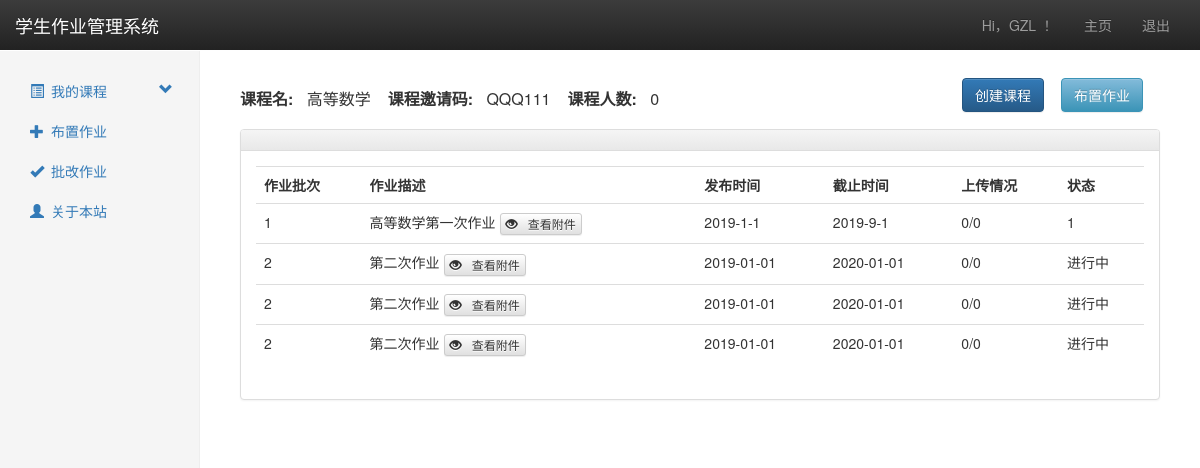
The app's page /t_class_section?course_id=QQQ111 (signed in), older data.
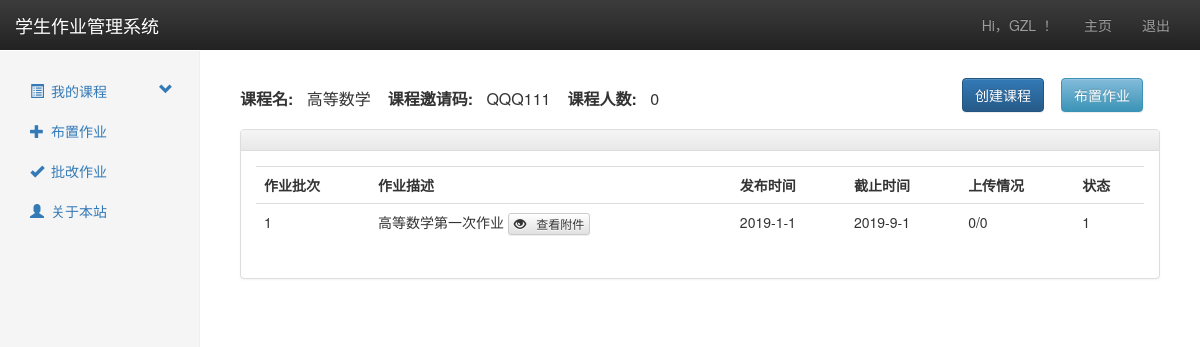
The same page, newer data.
### app/models.py (models this page shows, shortened)
class User(db.Model):
    __tablename__ = 'user'
    id = db.Column(db.String(54), primary_key=True)
    username = db.Column(db.String(54), unique=True)
    passwdhash = db.Column(db.String(54))
    identity = db.Column(db.String(4))
    created_courses = db.relationship("Course", back_populates="creator", lazy='dynamic')  # *****
    homeworks = db.relationship("Completion", back_populates="student", lazy='dynamic')  # *****
    joined_courses = db.relationship("ElectiveCourse", back_populates="student", lazy='dynamic')  # *****
    is_authenticated = True
    is_active = True
    is_anonymous = False
    def get_indentity(self):
        return self.identity

class Course(db.Model):
    __tablename__ = 'course'
    id = db.Column(db.String(54), primary_key=True)
    course_name = db.Column(db.String(54))
    creator_id = db.Column(db.String(54), db.ForeignKey('user.id'))  # *****
    creator = db.relationship("User", back_populates="created_courses")  # *****
    homeworks = db.relationship("HomeWork", back_populates="course", lazy='dynamic')
    students = db.relationship("ElectiveCourse", back_populates='joined_course', lazy='dynamic')

class HomeWork(db.Model):
    __tablename__ = 'homework'
    id = db.Column(db.Integer, primary_key=True)
    course_id = db.Column(db.String(54), db.ForeignKey('course.id'))
    batch = db.Column(db.Integer)
    homework_describe = db.Column(db.String(120))
    attach = db.Column(db.String(120))
    start_time = db.Column(db.String(24))
    end_time = db.Column(db.String(24))
    upload_num = db.Column(db.Integer)
    status = db.Column(db.String(24))
    course = db.relationship("Course", back_populates="homeworks")
    students = db.relationship("Completion", back_populates="homework", lazy='dynamic')  # *****

### app/views.py (the view)
@app.route('/t_class_section', methods=['GET', 'POST'])
@login_required
def t_class_section():
    if request.method == "GET":
        course_id = request.args.get('course_id')
        homework = HomeWork.query.filter_by(course_id=course_id).all()
        course_info = Course.query.filter_by(id=course_id).first()
        for i in homework:
            if i.attach:
                i.attach = files.url(i.attach)
    return render_template('t_class_section.html', homework=homework, course_info=course_info)

### app/views.py (called while the page is built)
@lm.user_loader
def load_user(uid):
    return User.query.get(uid)

@app.before_request
def before_request():
    g.user = current_user

### app/templates/t_class_section.html (shortened to what this page needs)
{% extends "base.html" %}
{% set active_page = "{{course_info.course_name}}" %}
{% block content %}
<div class="nav class_section">
    <ul class="nav navbar-nav navbar-left">
        <li>
            <b>课程名:&nbsp;&nbsp;</b>
            {{course_info.course_name}}
        </li>
        <li>
            <b>课程邀请码:&nbsp;&nbsp;</b>
            {{course_info.id}}
        </li>
        <li>
            <b>课程人数:&nbsp;&nbsp;</b>
            {% if course_info.num %}
            {{course_info.num}}
            {% else %}
            0
            {% endif %}
        </li>
    </ul>
    <ul class="nav navbar-nav navbar-right">
        <li>
            <button type="submit" class="btn btn-primary" name="do_action" data-toggle="modal" data-target="#myModal">
                创建课程
            </button>
        </li>
        <li>
            <button type="submit" class="btn btn-info sub-btn" name="do_action" value="run"
                    onclick="window.location.href = '{{url_for('work_arrange')}}'">布置作业
            </button>
        </li>
    </ul>
</div>
<div class="panel panel-default">
    <div class="panel-heading">
    </div>
    <div class="panel-body">
        <table class="table table-hover">
            <tr>
                <td><b>作业批次</b></td>
                <td><b>作业描述</b></td>
                <td><b>发布时间</b></td>
                <td><b>截止时间</b></td>
                <td><b>上传情况</b></td>
                <td><b>状态</b></td>
            </tr>
            {% if homework %}
            {% for i in homework %}
            <tr>
                <a href="#">
                    <td>{{ i.batch|e }}</td>
                    <td>{{ i.homework_describe|e }}
                        {% if i.attach %}
                        <button type="button" class="btn btn-default btn-xs" onclick="window.open('{{i.attach}}')">
                            <span class="glyphicon glyphicon-eye-open" aria-hidden="true"></span>
                            查看附件
                        </button>
                        {% endif %}
                    </td>
                    <td>{{ i.start_time|e }}</td>
                    <td>{{ i.end_time|e }}</td>
                    <td>{{ i.upload_num|e }}/{% if course_info.num %} {{course_info.num}} {% else %}0{% endif %}</td>
                    <td>{{ i.status|e }}</td>
                </a>
            </tr>
            {% endfor %}
            {% endif %}
        </table>
    </div>
</div>
{% endblock %}

### app/templates/base.html (shortened to what this page needs)
<!DOCTYPE html>
<html lang="en">
<head>
    <link href="{{ url_for('static',filename='css/bootstrap.min.css') }}" rel="stylesheet">
    <link href="{{ url_for('static',filename='css/bootstrap-theme.min.css') }}" rel="stylesheet">
    <link href="{{ url_for('static',filename='css/theme.css') }}" rel="stylesheet">
    <link href="{{ url_for('static',filename='css/dashboard.css') }}" rel="stylesheet">
    <link href="{{ url_for('static',filename='css/class_section.css') }}" rel="stylesheet">
    <link href="{{ url_for('static',filename='css/base.css') }}" rel="stylesheet">
</head>
<body>
<nav class="navbar navbar-inverse navbar-fixed-top">
    <div class="container-fluid">
        <div class="navbar-header">
            <a class="navbar-brand" href="{{ url_for('index') }}">学生作业管理系统</a>
        </div>
        <div id="navbar" class="navbar-collapse collapse">
            <ul class="nav navbar-nav navbar-right">
                {% if g.user.is_authenticated %}
                <li><a href="{{ url_for('index') }}">Hi，{{g.user.username}} ！</a></li>
                {% endif %}
                {% set navigation_bar = [
                (url_for('index'), 'index', '主页'),
                ] -%}
                {% set active_page = active_page|default('index') -%}
                {% for href, id, caption in navigation_bar %}
                <li {% if active_page== id %} class="active" {% endif %}><a href="{{ href|e }}">{{ caption|e }}</a></li>
                {% endfor %}
                {% if g.user.is_authenticated%}
                <li><a href="{{ url_for('logout') }}">退出</a></li>
                {% else %}
                <li {% if active_page=="signup" %}
                    class="active"{% endif %}><a href="{{ url_for('signup') }}">注册</a></li>
                {% endif %}
            </ul>
        </div>
    </div>
</nav>
<div class="container-fluid">
    <div class="row">
        <div class="col-sm-3 col-md-2 sidebar">
            {% if active_page not in ["login","signup"] and g.user.get_indentity() == "T" %}
            <ul class="nav nav-sidebar">
                <li>
                    <a href="#my_course" class="nav-header collapsed" data-toggle="collapse">
                        <i class="glyphicon glyphicon-list-alt"></i>我的课程<span class="pull-right glyphicon glyphicon-chevron-down"></span>
                    </a>
                        {% set result = session['result'] %}
                </li>
                {% set navigation_bar = [
                (url_for('work_arrange'), 'glyphicon glyphicon-plus','work_arrange', '布置作业'),
                (url_for('marking'), 'glyphicon glyphicon-ok','marking', '批改作业'),
                (url_for('about'), 'glyphicon glyphicon-user','about', '关于本站'),
                ] -%}
                {% set active_page = active_page|default('index') -%}
                {% for href,icon, id, caption in navigation_bar %}
                <li {% if active_page== id %}class="active " {% endif %}><a href="{{ href|e }}"><i class="{{icon}}"></i>{{ caption|e }}</a></li>
                {% endfor %}
            </ul>
            {% endif %}
        </div>
        <div class="col-sm-9 col-sm-offset-3 col-md-10 col-md-offset-2 main">
            {% block content %}{% endblock %}
        </div>
    </div>
</div>
</body>
</html>

### app/static/css/dashboard.css (style rules this page uses)
body { padding-top: 50px; }
.navbar-fixed-top { border: 0; }
.sidebar { display: none; }
@media (min-width: 768px) { .sidebar { position: fixed; top: 51px; bottom: 0; left: 0; z-index: 1000; display: block; padding: 20px; overflow-x: hidden; overflow-y: auto; background-color: #f5f5f5; border-right: 1px solid #eee; } }
.nav-sidebar { margin-right: -21px; margin-bottom: 20px; margin-left: -20px; }
.nav-sidebar > li > a { padding-right: 20px; padding-left: 20px; }
.main { padding: 20px; }
@media (min-width: 768px) { .main { padding-right: 40px; padding-left: 40px; } }

### app/static/css/class_section.css (style rules this page uses)
.navbar-right { float: right !important; margin-right: 0px; }
.class_section { padding: 8px 0px 8px 0px; }
.navbar-left { float: left !important; margin: 10px 0px; }
.class_section > ul > li { padding: 0px 17px 0px 0px; font-size: 16px; }

### app/static/css/base.css (style rules this page uses)
ol,ul { padding: 0; }
.nav-sidebar > li > a { padding-right: 20px; padding-left: 30px; }
.glyphicon { padding-right: 7px; }
.sub-btn { background-image: linear-gradient(to bottom,#83bbda 0,#3b94b7 100%); border-color: #3b94b7; }

Row changes from the older to the newer data that the page shows:
removed HomeWork: batch "2", homework_describe "第二次作业", start_time "2019-01-01", end_time "2020-01-01", upload_num "0", status "进行中"
removed HomeWork: batch "2", homework_describe "第二次作业", start_time "2019-01-01", end_time "2020-01-01", upload_num "0", status "进行中"
removed HomeWork: batch "2", homework_describe "第二次作业", start_time "2019-01-01", end_time "2020-01-01", upload_num "0", status "进行中"
